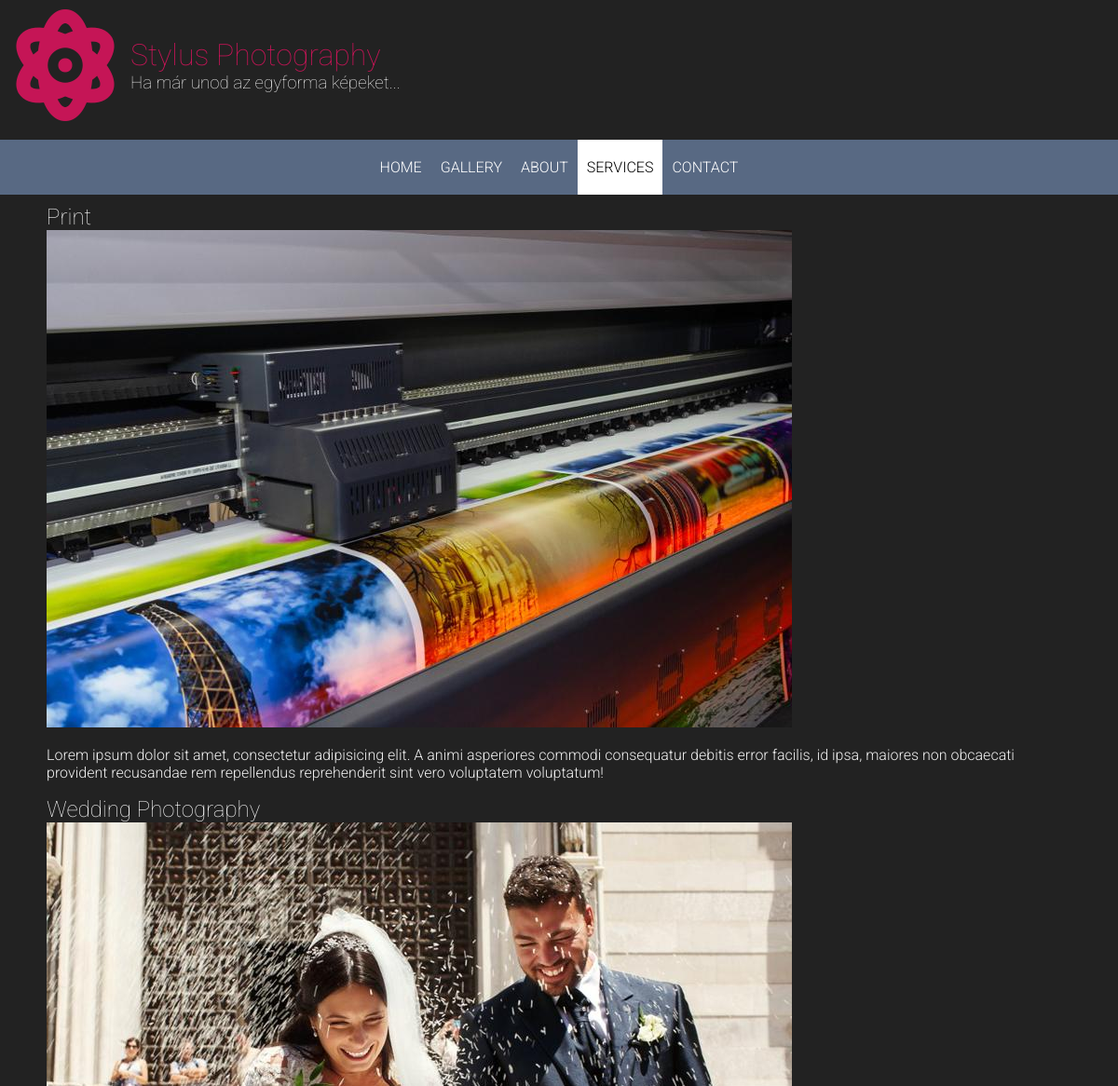
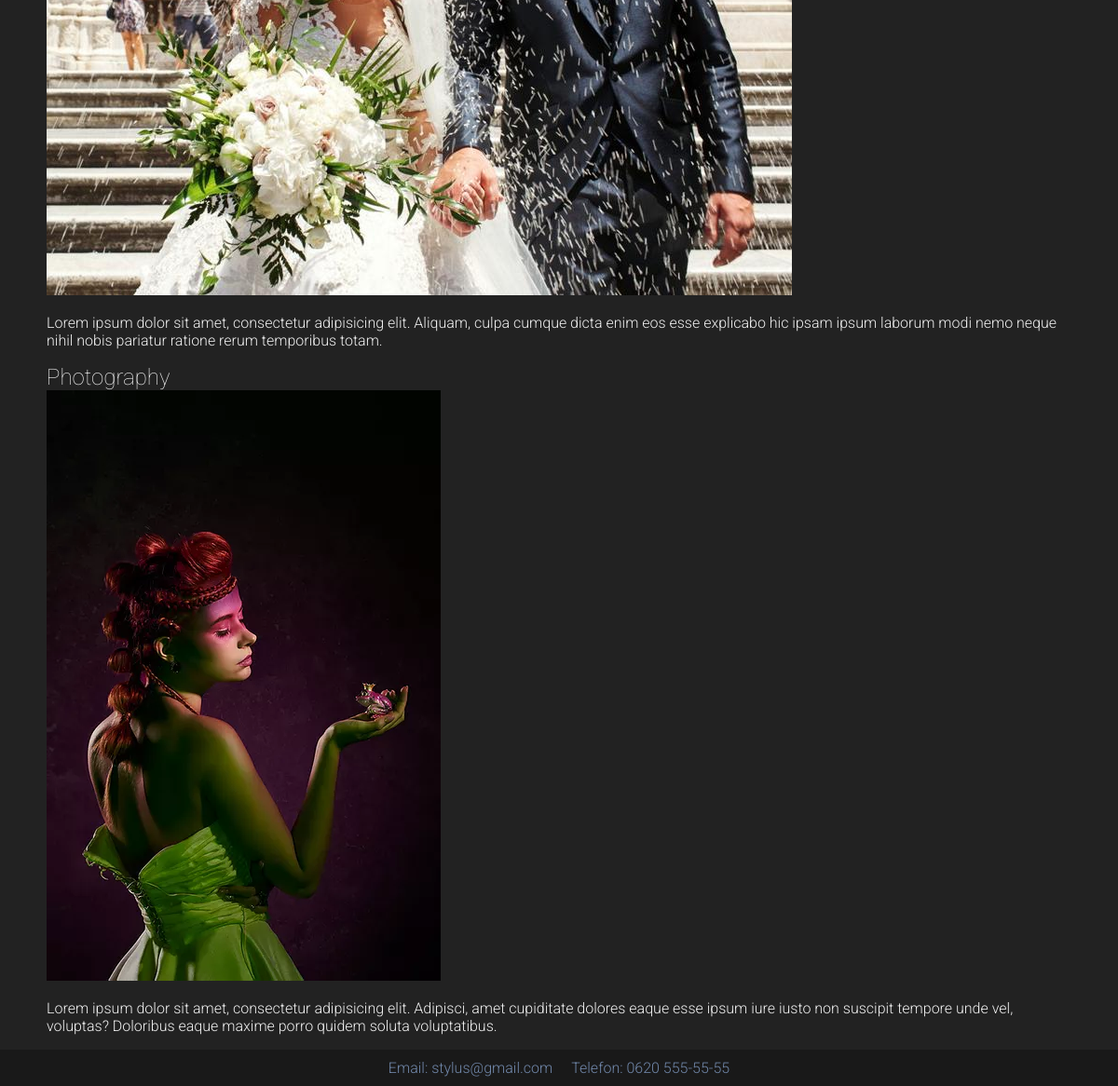
Page /services/ on the committed database (2 pictures, top to bottom).
### pages/models.py (models this page shows, shortened)
class SiteInfo(models.Model):
    site_name = models.CharField("Oldalnév", max_length=200)
    image = models.ImageField("Logo", upload_to="logo", blank=True)
    subtitle = models.CharField("Alcím", max_length=200)
    email = models.EmailField("Email", max_length=200, blank=True)
    phone = models.CharField("Telefon", max_length=200, blank=True)
    class Meta:
        verbose_name_plural = "Oldal adatok"

class Services(models.Model):
    title = models.CharField('Cím', max_length=200)
    image = models.ImageField('Kép', upload_to='services')
    content = models.TextField('Leírás', max_length=5000)
    class Meta:
        verbose_name_plural = "Szolgáltatásaink"

### pages/views.py (the view)
# urls.py: path('services/', ServicesView.as_view(), name="services"),
class ServicesView(ListView):
    model = Services
    template_name = 'services.html'
    context_object_name = "services"

### pages/context_processors.py (called while the page is built)
def global_context(request):
    site_infos = SiteInfo.objects.all()
    if not site_infos:
        return {}
    return {
        "site_name": site_infos[0].site_name,
        "logo": site_infos[0].image,
        "site_subtitle": site_infos[0].subtitle,
        "email": site_infos[0].email,
        "phone": site_infos[0].phone,
    }

### templates/services.html (shortened to what this page needs)
{% extends '_base.html' %}
{% block content %}
    {% for service in services %}
        <div>
            <h2>{{ service.title }}</h2>
            <img src="{{ service.image.url }}" alt="">
            <p>{{ service.content }}</p>
        </div>
    {% endfor %}
{% endblock content %}

### templates/_base.html (shortened to what this page needs)
{% load static %}
<!DOCTYPE html>
<html lang="en">
<head>
    <link rel="stylesheet" href="{% static '/css/main.css' %}">
    <link rel="stylesheet" href="{% static '/css/mobile.css' %}">
</head>
<body>
    <div class="site-header-layout">
        <i class="fas fa-atom site-logo"></i>
        <div>
            <h1 style="margin: 0">{{ site_name }}</h1>
            <h3>{{ site_subtitle }}</h3>
        </div>
    </div>
    {% include '_navbar.html' %}
    <div class="content-container">
        {% block content %}
        {% endblock content %}
    </div>
    <div class="site-footer-layout">
        <p>Email: {{ email }}</p>
        <p>Telefon: {{ phone }}</p>
    </div>
</body>
</html>

### templates/_navbar.html (shortened to what this page needs)
<div class="navbar">
    <div class="nav_links">
        <a href="{% url 'home' %}" class="nav-button {% if request.get_full_path == '/' %}active{% endif %}">HOME</a>
        <a href="{% url 'gallery_home' %}" class="nav-button {% if '/gallery/' in request.path  %}active{% endif %}">GALLERY</a>
        <a href="{% url 'about' %}" class="nav-button {% if request.get_full_path == '/about/' %}active{% endif %}">ABOUT</a>
        <a href="{% url 'services' %}" class="nav-button {% if request.get_full_path == '/services/' %}active{% endif %}">SERVICES</a>
        <a href="{% url 'contact' %}" class="nav-button {% if request.get_full_path == '/contact/' %}active{% endif %}">CONTACT</a>
    </div>
</div>

### static_dev/css/main.css (style rules this page uses)
body { background-color: #222222; color: #f0f0f0; font-family: 'Roboto', sans-serif; font-weight: 300; margin: 0; }
h1, h2, h3 { font-weight: 100; }
h1 { color: #c51556; }
h2, h3 { margin: 0; }
a { color: #d2668d; text-decoration: none; }
.site-logo { color: #c51556; font-size: 120px; margin: 10px; }
.site-header-layout { display: flex; align-items: center; margin-bottom: 10px; }
.site-footer-layout { display: flex; justify-content: center; background-color: #191919; }
.site-footer-layout p { margin: 10px; color: #7188ab; }
.content-container { margin: 10px 50px; }

### static_dev/css/navbar.css (style rules this page uses)
.navbar { background-color: #586983; display: flex; flex-direction: column; justify-content: center; }
.nav_links { display: flex; justify-content: center; }
.nav-button { color: white; padding: 20px 10px; }
.active { color: black; background-color: white; }

### rows in the picture
SiteInfo: site_name "Stylus Photography", subtitle "Ha már unod az egyforma képeket...", email "stylus@gmail.com", phone "0620 555-55-55"
Services: title "Print", image (picture), content "Lorem ipsum dolor sit amet, consectetur adipisicing elit. A animi asperiores commodi consequatur debitis error facilis, id ipsa, maiores non obcaecati provident recusandae rem repellendus reprehenderit sint vero voluptatem voluptatum!"
Services: title "Wedding Photography", image (picture), content "Lorem ipsum dolor sit amet, consectetur adipisicing elit. Aliquam, culpa cumque dicta enim eos esse explicabo hic ipsam ipsum laborum modi nemo neque nihil nobis pariatur ratione rerum temporibus totam."
Services: title "Photography", image (picture), content "Lorem ipsum dolor sit amet, consectetur adipisicing elit. Adipisci, amet cupiditate dolores eaque esse ipsum iure iusto non suscipit tempore unde vel, voluptas? Doloribus eaque maxime porro quidem soluta voluptatibus."
